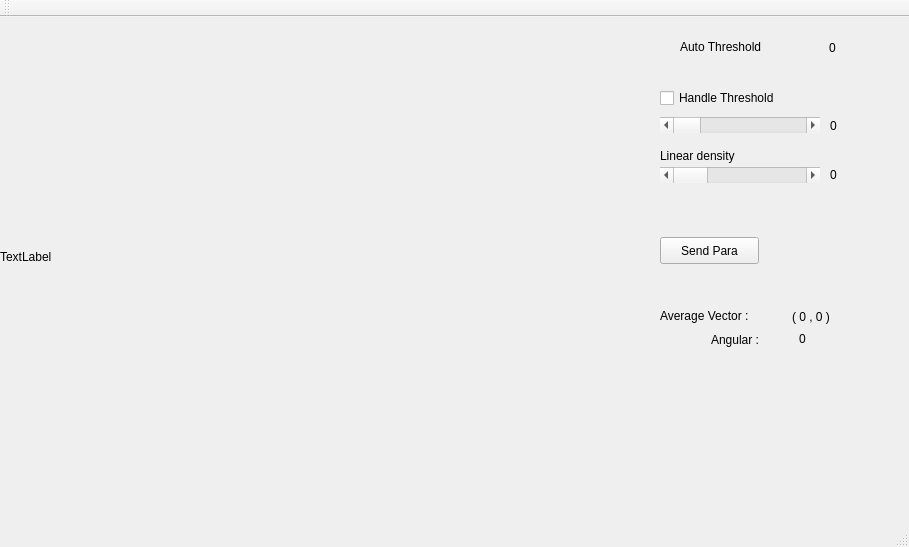
<?xml version="1.0" encoding="UTF-8"?>
<ui version="4.0">
 <class>on_Get_para</class>
 <widget class="QMainWindow" name="on_Get_para">
  <property name="geometry">
   <rect>
    <x>0</x>
    <y>0</y>
    <width>909</width>
    <height>547</height>
   </rect>
  </property>
  <property name="windowTitle">
   <string>sksVision_MainWindow</string>
  </property>
  <widget class="QWidget" name="centralWidget">
   <widget class="QLabel" name="showlabel">
    <property name="geometry">
     <rect>
      <x>0</x>
      <y>0</y>
      <width>640</width>
      <height>480</height>
     </rect>
    </property>
    <property name="text">
     <string>TextLabel</string>
    </property>
   </widget>
   <widget class="QCheckBox" name="checkbox_threshold">
    <property name="geometry">
     <rect>
      <x>660</x>
      <y>70</y>
      <width>171</width>
      <height>22</height>
     </rect>
    </property>
    <property name="text">
     <string>Handle Threshold</string>
    </property>
   </widget>
   <widget class="QScrollBar" name="bar_threshold">
    <property name="geometry">
     <rect>
      <x>660</x>
      <y>100</y>
      <width>160</width>
      <height>16</height>
     </rect>
    </property>
    <property name="minimum">
     <number>0</number>
    </property>
    <property name="maximum">
     <number>255</number>
    </property>
    <property name="orientation">
     <enum>Qt::Horizontal</enum>
    </property>
   </widget>
   <widget class="QLabel" name="shownum_threshold">
    <property name="geometry">
     <rect>
      <x>830</x>
      <y>100</y>
      <width>31</width>
      <height>17</height>
     </rect>
    </property>
    <property name="text">
     <string>0</string>
    </property>
   </widget>
   <widget class="QScrollBar" name="bar_linear">
    <property name="geometry">
     <rect>
      <x>660</x>
      <y>150</y>
      <width>160</width>
      <height>16</height>
     </rect>
    </property>
    <property name="minimum">
     <number>1</number>
    </property>
    <property name="maximum">
     <number>30</number>
    </property>
    <property name="orientation">
     <enum>Qt::Horizontal</enum>
    </property>
   </widget>
   <widget class="QLabel" name="shownum_linear">
    <property name="geometry">
     <rect>
      <x>830</x>
      <y>149</y>
      <width>31</width>
      <height>17</height>
     </rect>
    </property>
    <property name="text">
     <string>0</string>
    </property>
   </widget>
   <widget class="QLabel" name="label_linear">
    <property name="geometry">
     <rect>
      <x>660</x>
      <y>130</y>
      <width>141</width>
      <height>17</height>
     </rect>
    </property>
    <property name="text">
     <string>Linear density</string>
    </property>
   </widget>
   <widget class="QLabel" name="label_avgVector">
    <property name="geometry">
     <rect>
      <x>660</x>
      <y>290</y>
      <width>111</width>
      <height>17</height>
     </rect>
    </property>
    <property name="text">
     <string>Average Vector :</string>
    </property>
   </widget>
   <widget class="QLabel" name="label_angular">
    <property name="geometry">
     <rect>
      <x>711</x>
      <y>313</y>
      <width>61</width>
      <height>20</height>
     </rect>
    </property>
    <property name="text">
     <string>Angular :</string>
    </property>
   </widget>
   <widget class="QLabel" name="shownum_avgVector">
    <property name="geometry">
     <rect>
      <x>792</x>
      <y>290</y>
      <width>91</width>
      <height>20</height>
     </rect>
    </property>
    <property name="text">
     <string>( 0 , 0 )</string>
    </property>
   </widget>
   <widget class="QLabel" name="shownum_angular">
    <property name="geometry">
     <rect>
      <x>799</x>
      <y>312</y>
      <width>61</width>
      <height>20</height>
     </rect>
    </property>
    <property name="text">
     <string>0</string>
    </property>
   </widget>
   <widget class="QLabel" name="shownum_autoThreshold">
    <property name="geometry">
     <rect>
      <x>829</x>
      <y>22</y>
      <width>41</width>
      <height>17</height>
     </rect>
    </property>
    <property name="text">
     <string>0</string>
    </property>
   </widget>
   <widget class="QLabel" name="label_autoThreshold">
    <property name="geometry">
     <rect>
      <x>680</x>
      <y>20</y>
      <width>131</width>
      <height>20</height>
     </rect>
    </property>
    <property name="text">
     <string>Auto Threshold</string>
    </property>
   </widget>
   <widget class="QPushButton" name="sendPara">
    <property name="geometry">
     <rect>
      <x>660</x>
      <y>220</y>
      <width>99</width>
      <height>27</height>
     </rect>
    </property>
    <property name="text">
     <string>Send Para</string>
    </property>
   </widget>
  </widget>
  <widget class="QMenuBar" name="menuBar">
   <property name="geometry">
    <rect>
     <x>0</x>
     <y>0</y>
     <width>909</width>
     <height>25</height>
    </rect>
   </property>
  </widget>
  <widget class="QToolBar" name="mainToolBar">
   <attribute name="toolBarArea">
    <enum>TopToolBarArea</enum>
   </attribute>
   <attribute name="toolBarBreak">
    <bool>false</bool>
   </attribute>
  </widget>
  <widget class="QStatusBar" name="statusBar"/>
 </widget>
 <layoutdefault spacing="6" margin="11"/>
 <resources/>
 <connections/>
</ui>
